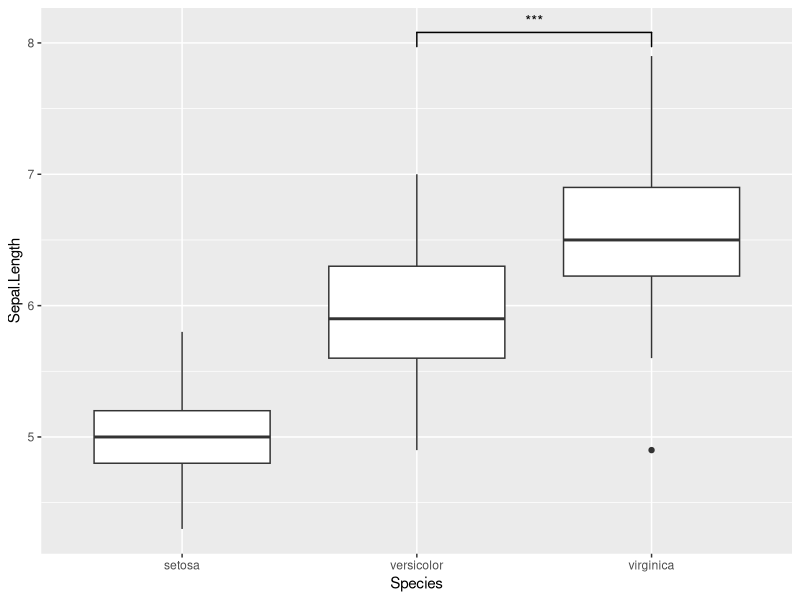
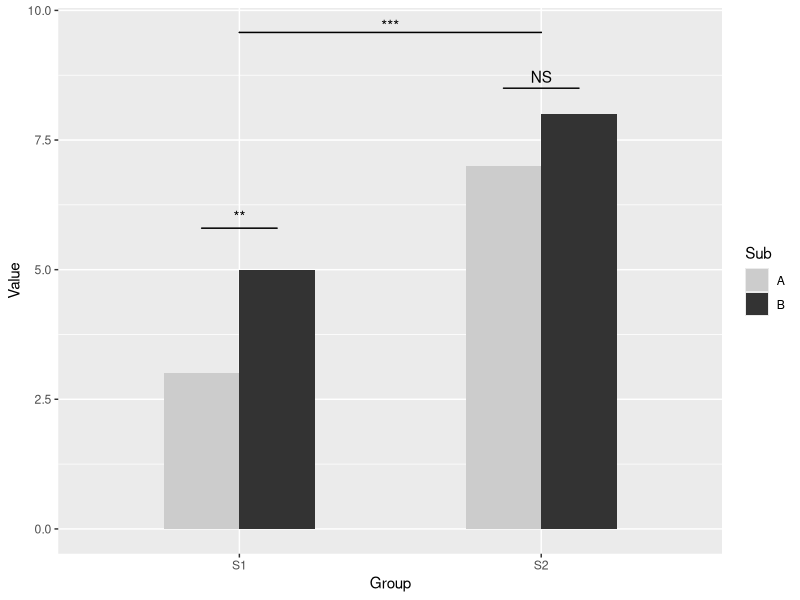
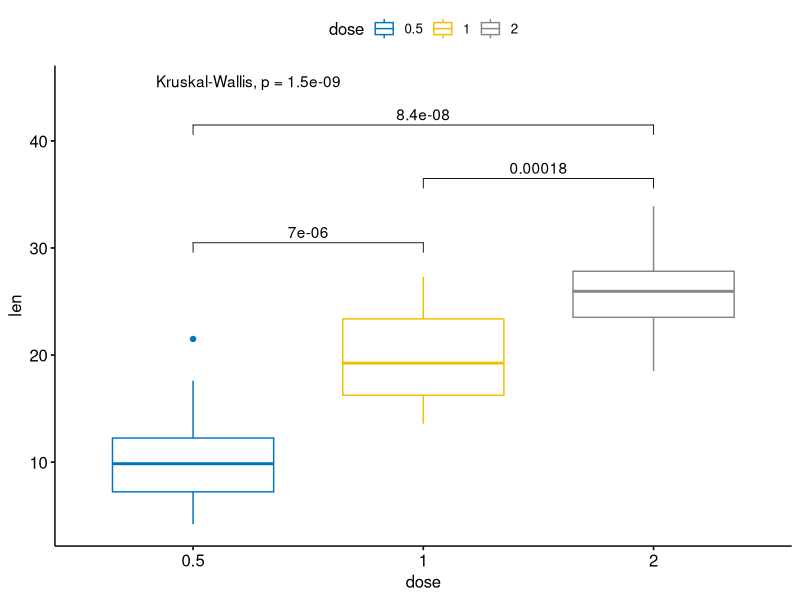

Source code (R) for these figures, in order:
#
# Option 1
#

install.packages(c("ggplot2", "ggsignif", "ggpubr"))

library(ggplot2)
library(ggsignif)

ggplot(iris, aes(x=Species, y=Sepal.Length)) + 
  geom_boxplot() +
  geom_signif(comparisons = list(c("versicolor", "virginica")), 
              map_signif_level=TRUE)


#
# Option 2
#

dat <- data.frame(Group = c("S1", "S1", "S2", "S2"),
                  Sub   = c("A", "B", "A", "B"),
                  Value = c(3,5,7,8))  

ggplot(dat, aes(Group, Value)) +
  geom_bar(aes(fill = Sub), stat="identity", position="dodge", width=.5) +
  geom_signif(stat="identity",
              data=data.frame(x=c(0.875, 1.875), xend=c(1.125, 2.125),
                              y=c(5.8, 8.5), annotation=c("**", "NS")),
              aes(x=x,xend=xend, y=y, yend=y, annotation=annotation)) +
  geom_signif(comparisons=list(c("S1", "S2")), annotations="***",
              y_position = 9.3, tip_length = 0, vjust=0.4) +
  scale_fill_manual(values = c("grey80", "grey20"))


#
# Option 3
#

library(ggpubr)

my_comparisons = list( c("0.5", "1"), c("1", "2"), c("0.5", "2") )

ggboxplot(ToothGrowth, x = "dose", y = "len",
          color = "dose", palette = "jco")+ 
  stat_compare_means(comparisons = my_comparisons, label.y = c(29, 35, 40))+
  stat_compare_means(label.y = 45)